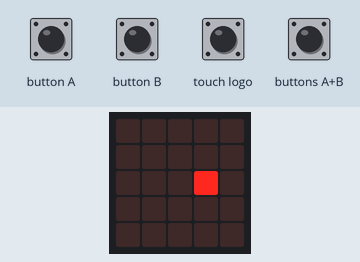
The program below on a simulated BBC micro:bit (MakeCode). Parts: the board's 5×5 LED display. The inputs (shaded band) are chosen by the test bench.

Above: at 0.15 s.
1.3 s: buttons A+B pressed for 0.15 s
At 2.4 s:
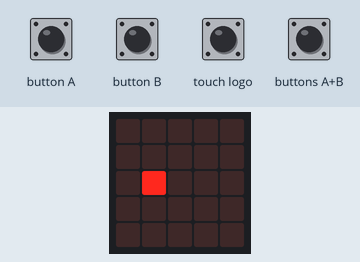
2.9 s: touch logo pressed for 0.15 s
At 3.21 s:
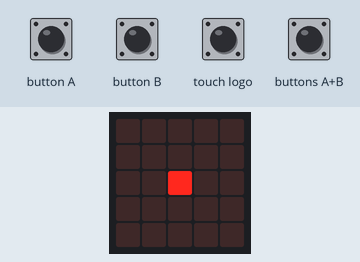
3.6 s: buttons A+B pressed for 1 s
At 5.6 s:
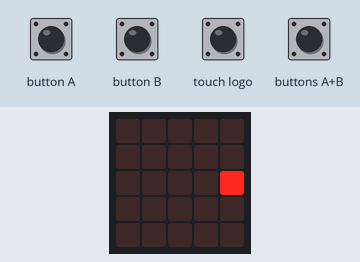
Timing chart, 0 to 7.1 s (numbered marks = the images above; inputs shaded):
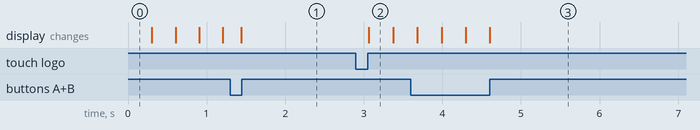

The program:

main.ts
```typescript
input.onLogoEvent(TouchButtonEvent.Pressed, function () {
    game.resume()
})
input.onButtonPressed(Button.A, function () {
    pausa = 250
})
input.onButtonPressed(Button.AB, function () {
    game.pause()
})
input.onButtonPressed(Button.B, function () {
    pausa = 100
})
let pausa = 0
let pilota = game.createSprite(2, 2)
pausa = 500
basic.forever(function () {
    pilota.move(1)
    pilota.ifOnEdgeBounce()
})
```

test.ts
```typescript
// aquí va el archivo "tests"; esto no se compilará cuando este paquete se utilice como una extensión.
```

Measured:
- after the input at 2.9 s, the display: changes after 0.16 s (image 2)
